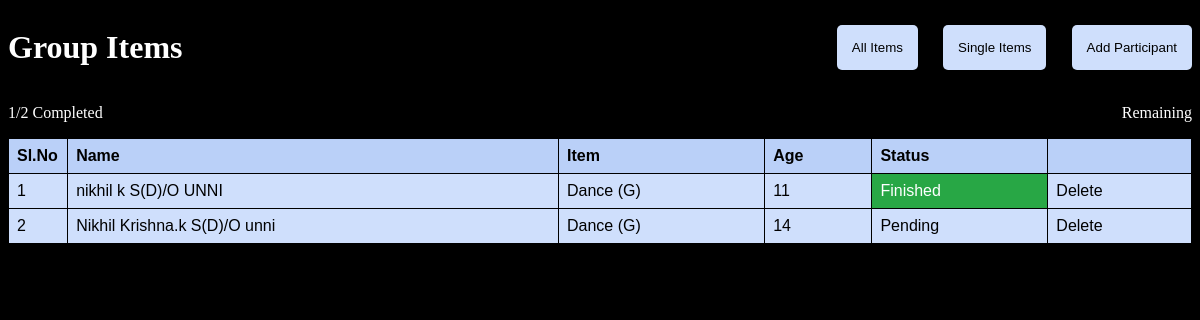
The app's page /groupitems/, older data.
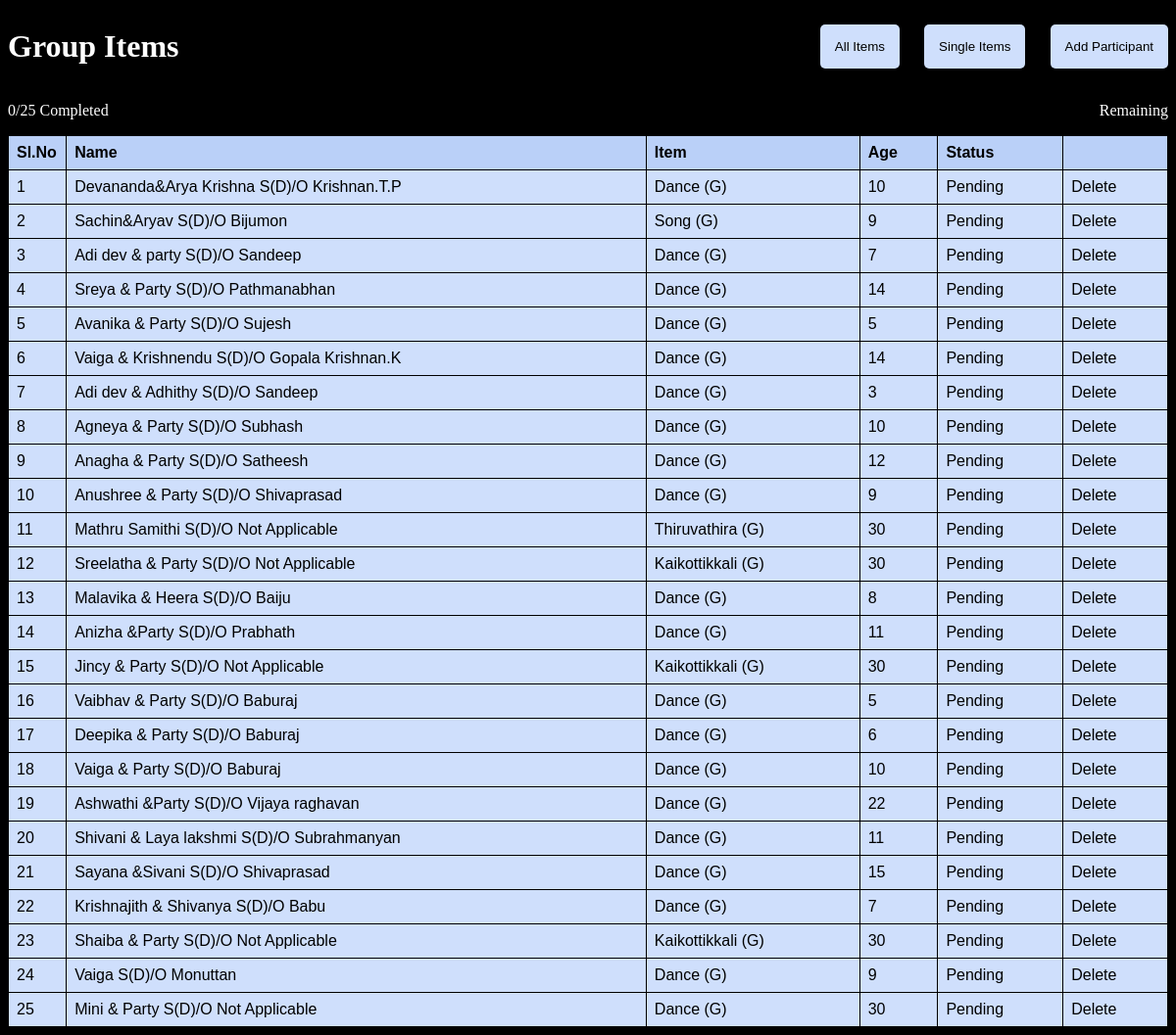
The same page, newer data.
### participants/models.py (models this page shows)
class People(models.Model):
    name=models.CharField(max_length=150)
    age=models.IntegerField()
    father_name=models.CharField(max_length=150)
    MY_CHOICES = [
        ('Song', 'Song'),
        ('Dance', 'Dance'),
        ('Skit', 'Skit'),
        ('Mimicry', 'Mimicry'),
        ('Mono Act', 'Mono Act'),
        ('Thiruvathira','Thiruvathira'),
        ('Kaikottikkali','Kaikottikkali'),
        ('Magic','Magic'),
    ]
    item = models.CharField(max_length=50, choices=MY_CHOICES)
    ctgry = [
        ('Single', 'Single'),
        ('Group', 'Group'),
    ]
    category=models.CharField(max_length=50, choices=ctgry, default='Single')
    sts = [
        ('Pending', 'Pending'),
        ('Finished', 'Finished'),
        ('Cancelled', 'Cancelled'),
    ]
    status=models.CharField(max_length=50, choices=sts, default='Pending')
    def __str__(self):
        return self.name

### participants/views.py (the view)
# urls.py: path('groupitems/',GroupItems),
def GroupItems(request):
    ppl = People.objects.filter(category="Group")
    pending = People.objects.filter(status="Pending", category="Group")
    completed_count = len(People.objects.filter(status="Finished", category="Group"))
    total_count = len(ppl)
    count_of_pending = len(pending)
    datas = {
        "ppl": ppl,
        "pending": count_of_pending,
        "total_count": total_count,
        "completed_count": completed_count,
    }
    return render(request, "group_items.html", datas)

### templates/group_items.html (shortened to what this page needs)
<!DOCTYPE html>
<html lang="en">
<head>
</head>
<body>
  <div class="heading">
    <h1>Group Items</h1>
    <div class="buttons">
      <a href="/allitems"><Button>All Items</Button></a>
      <a href="/singleitems"><Button>Single Items</Button></a>
      <a href="/create"><Button>Add Participant</Button></a>
    </div>
  </div>
  <div style="display: flex;flex-direction: row;justify-content: space-between;">
  <a href="/completed"><p>{{completed_count}}/{{total_count}} Completed</p></a>
  <a href="/remaining"><p>Remaining</p></a>
  </div>
  <table>
    <tr>
      <th style="width: 5%;">Sl.No</th>
      <th>Name</th>
      <th>Item</th>
      <th>Age</th>
      <th>Status</th>
      <th></th>
    </tr>
    {% for people in ppl %}
    <tr>
      <td></td>
      <td><a href="/allitems/{{people.id}}/">{{people}} S(D)/O {{people.father_name}}</a></td>
      {% if people.category == "Group" %}
      <td>{{people.item}} (G)</td>
      {% else %}
      <td>{{people.item}}</td>
      {% endif %}
      <td>{{people.age}}</td>
      {% if people.status == "Cancelled" %}
      <td style="background: #DC3545; color: white;">{{people.status}}</td>
      {% elif people.status == "Finished" %}
      <td style="background-color: #28A745;color: #fff;">{{people.status}}</td>
      {% else %}
      <td>{{people.status}}</td>
      {% endif %}
      <td><a id="delete" href="/delete/{{people.id}}" class="delete">Delete</a></td>
    </tr>
    {% endfor %}
  </table>
</body>
</html>

Row changes from the older to the newer data that the page shows:
removed People: name "nikhil k", father_name "UNNI", item "Dance", age "11", status "Finished"
removed People: name "Nikhil Krishna.k", father_name "unni", item "Dance", age "14", status "Pending"
added People: name "Devananda&Arya Krishna", father_name "Krishnan.T.P", item "Dance", age "10", status "Pending"
added People: name "Sachin&Aryav", father_name "Bijumon", item "Song", age "9", status "Pending"
added People: name "Adi dev & party", father_name "Sandeep", item "Dance", age "7", status "Pending"
added People: name "Sreya & Party", father_name "Pathmanabhan", item "Dance", age "14", status "Pending"
added People: name "Avanika & Party", father_name "Sujesh", item "Dance", age "5", status "Pending"
added People: name "Vaiga & Krishnendu", father_name "Gopala Krishnan.K", item "Dance", age "14", status "Pending"
added People: name "Adi dev & Adhithy", father_name "Sandeep", item "Dance", age "3", status "Pending"
added People: name "Agneya & Party", father_name "Subhash", item "Dance", age "10", status "Pending"
added People: name "Anagha & Party", father_name "Satheesh", item "Dance", age "12", status "Pending"
added People: name "Anushree & Party", father_name "Shivaprasad", item "Dance", age "9", status "Pending"
added People: name "Mathru Samithi", father_name "Not Applicable", item "Thiruvathira", age "30", status "Pending"
added People: name "Sreelatha & Party", father_name "Not Applicable", item "Kaikottikkali", age "30", status "Pending"
added People: name "Malavika & Heera", father_name "Baiju", item "Dance", age "8", status "Pending"
added People: name "Anizha &Party", father_name "Prabhath", item "Dance", age "11", status "Pending"
added People: name "Jincy & Party", father_name "Not Applicable", item "Kaikottikkali", age "30", status "Pending"
added People: name "Vaibhav & Party", father_name "Baburaj", item "Dance", age "5", status "Pending"
added People: name "Deepika & Party", father_name "Baburaj", item "Dance", age "6", status "Pending"
added People: name "Vaiga & Party", father_name "Baburaj", item "Dance", age "10", status "Pending"
added People: name "Ashwathi &Party", father_name "Vijaya raghavan", item "Dance", age "22", status "Pending"
added People: name "Shivani & Laya lakshmi", father_name "Subrahmanyan", item "Dance", age "11", status "Pending"
added People: name "Sayana &Sivani", father_name "Shivaprasad", item "Dance", age "15", status "Pending"
added People: name "Krishnajith & Shivanya", father_name "Babu", item "Dance", age "7", status "Pending"
added People: name "Shaiba & Party", father_name "Not Applicable", item "Kaikottikkali", age "30", status "Pending"
added People: name "Vaiga", father_name "Monuttan", item "Dance", age "9", status "Pending"
added People: name "Mini & Party", father_name "Not Applicable", item "Dance", age "30", status "Pending"
Text that changed along with them:
{{ completed_count }}: "1" → "0"
{{ total_count }}: "2" → "25"
